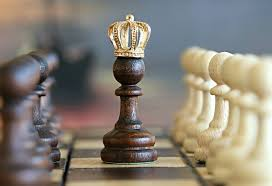
#> input picture opencv/chess.jpg, 272 x 186 px
$ python opencv_second.py   (older library calls are emulated)
#> lines starting #> are read from the running program, lines starting #| are printed output that depends on the picture
import cv2
import numpy as np
import matplotlib.pyplot as plt

img = cv2.imread('chess.jpg',0)
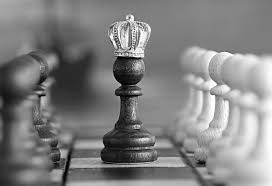
#> img: shape (186, 272); min 0, max 255, mean 128.7
laplacian=cv2.Laplacian(img,cv2.CV_64F)
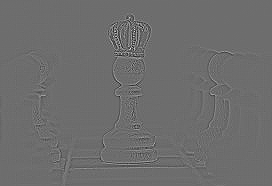
#> laplacian: shape (186, 272) float64; min -401, max 532, mean 0; drawn with min black and max white
sobelx=cv2.Sobel(img,cv2.CV_64F,1,0,ksize=5)
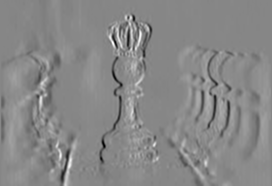
#> sobelx: shape (186, 272) float64; min -7649, max 6806, mean 57; drawn with min black and max white
sobely=cv2.Sobel(img,cv2.CV_64F,1,0,ksize=5)
plt.subplot(2,2,1),plt.imshow(img,cmap='gray')
plt.title('orignal'),plt.xticks([]),plt.yticks([])
plt.subplot(2,2,2),plt.imshow(laplacian,cmap='gray')
plt.title('Laplacian'),plt.xticks([]),plt.yticks([])
plt.subplot(2,2,3),plt.imshow(laplacian,cmap='gray')
plt.title('Soble X'),plt.xticks([]),plt.yticks([])
plt.subplot(2,2,4),plt.imshow(laplacian,cmap='gray')
plt.title('Soble Y'),plt.xticks([]),plt.yticks([])
plt.show()
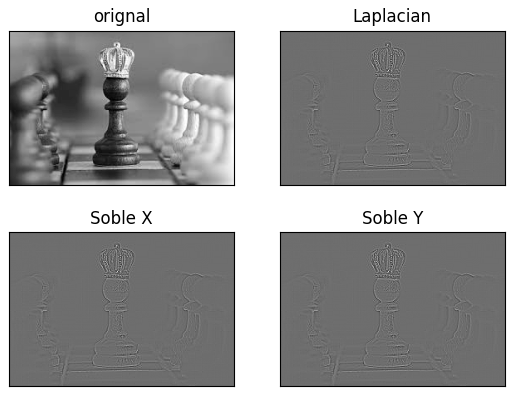
#> figure drawn by matplotlib, 4 panels

$ run again, with opencv/funny.png saved as opencv/chess.jpg
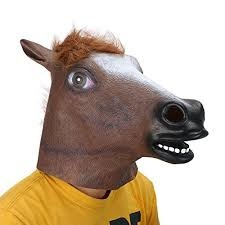
#> input picture opencv/funny.png, 225 x 225 px
#> `sobelx=cv2.Sobel(img,cv2.CV_64F,1,0,ksize=5)`:
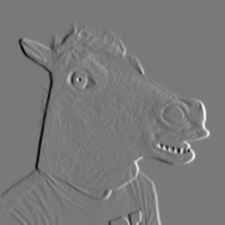
#> sobelx: shape (225, 225) float64; min -9907, max 10878, mean 5.2; drawn with min black and max white
#> `plt.show()`:
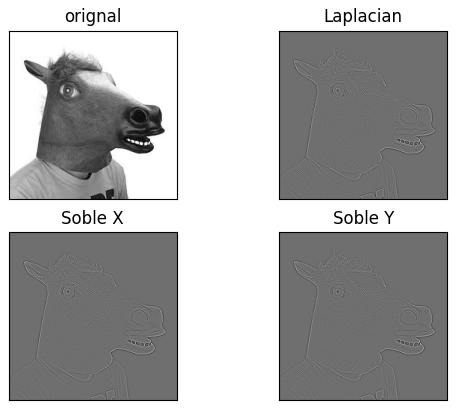
#> figure drawn by matplotlib, 4 panels
